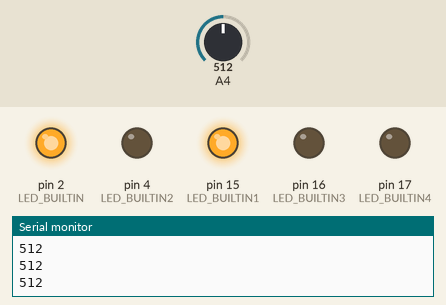
The sketch below on a simulated Arduino Mega 2560, built with avr-gcc and run on an emulated ATmega2560. Shown: output pins drawn as LEDs (lit = HIGH), the last lines printed to the serial monitor. Inputs (shaded band) come from the test bench; at power-on: A4 = 512.

Above: at 1.2 s.
1.3 s: A4 set to 490
At 2.5 s:
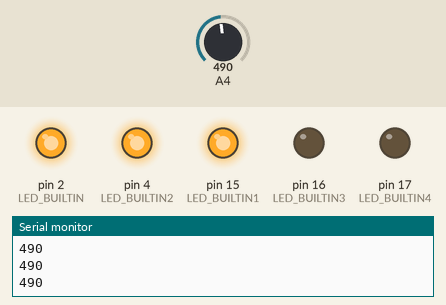
2.8 s: A4 set to 290
At 3.8 s:
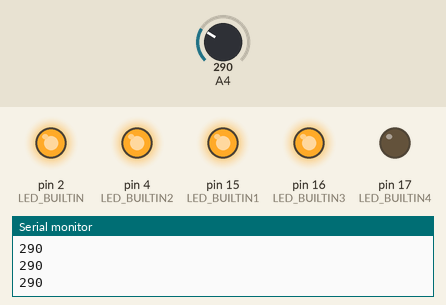
4.3 s: A4 set to 0
At 4.8 s:
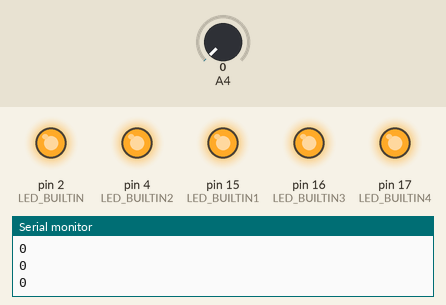
5.8 s: A4 set to 691
7.3 s: A4 set to 707
At 8.5 s:
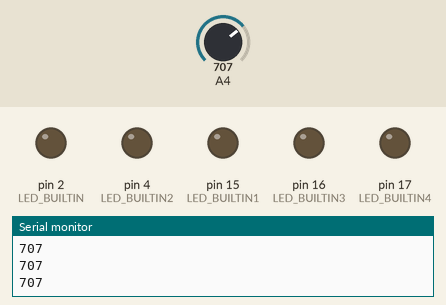
8.8 s: A4 set to 690
At 9.6 s:
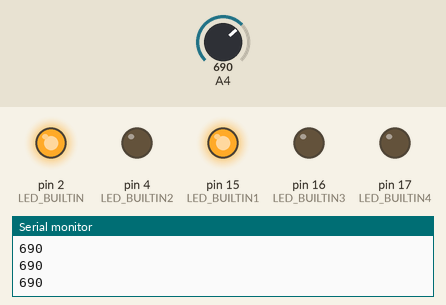
Timing chart, 0 to 11.3 s (numbered marks = the images above; inputs shaded):
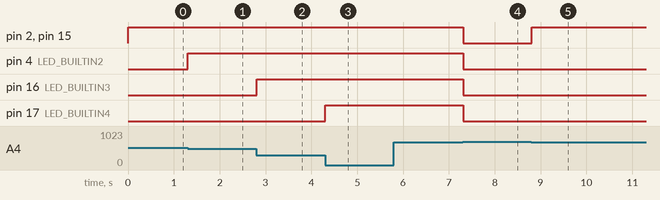

The sketch:

LDR.ino
```cpp
int LED_BUILTIN1 =15;
int LED_BUILTIN2 =4;
int LED_BUILTIN3 =16;
int LED_BUILTIN4 =17;
int LED_BUILTIN =2;
int ldr = 36;
int value = 0;


void setup()
{
  pinMode(ldr, INPUT);
  pinMode(LED_BUILTIN1, OUTPUT);
  pinMode(LED_BUILTIN2, OUTPUT);
  pinMode(LED_BUILTIN3, OUTPUT);
  pinMode(LED_BUILTIN4, OUTPUT);
  pinMode(LED_BUILTIN, OUTPUT);
  Serial.begin(9600);

}

void loop()
{
  value = analogRead(ldr);
  Serial.println(value);
   if(value <700 && value >500)
  {
  digitalWrite(LED_BUILTIN1, HIGH);
  digitalWrite(LED_BUILTIN, HIGH);
  delay(100);
  }
  else if (value <500 && value >300)
  {
   digitalWrite(LED_BUILTIN1, HIGH);
   digitalWrite(LED_BUILTIN2, HIGH);
   digitalWrite(LED_BUILTIN, HIGH);
   delay(100);
    }
  else if (value <300 && value>0)
  {
     digitalWrite(LED_BUILTIN1, HIGH);
   digitalWrite(LED_BUILTIN2, HIGH);
   digitalWrite(LED_BUILTIN3, HIGH);
   digitalWrite(LED_BUILTIN, HIGH);
    }

   else if (value == 0 )
   {
    digitalWrite(LED_BUILTIN1, HIGH);
   digitalWrite(LED_BUILTIN2, HIGH);
   digitalWrite(LED_BUILTIN3, HIGH);
   digitalWrite(LED_BUILTIN4, HIGH);
   digitalWrite(LED_BUILTIN, HIGH);
    }

   else
   {
    digitalWrite(LED_BUILTIN1, LOW);
   digitalWrite(LED_BUILTIN2, LOW);
   digitalWrite(LED_BUILTIN3, LOW);
   digitalWrite(LED_BUILTIN4, LOW);
   digitalWrite(LED_BUILTIN, LOW);
    }


}
```

Measured:
- the behaviour switches between 699 and 700 on A4 (found by bisection; images 3 and 4)
- after the input at 1.3 s, pin 4 (LED_BUILTIN2): LOW → HIGH at once
- after the input at 2.8 s, pin 16 (LED_BUILTIN3): LOW → HIGH at once
- after the input at 4.3 s, pin 17 (LED_BUILTIN4): LOW → HIGH at once
- after the input at 7.3 s, pin 2 (LED_BUILTIN), pin 4 (LED_BUILTIN2), pin 15 (LED_BUILTIN1), pin 16 (LED_BUILTIN3), pin 17 (LED_BUILTIN4): HIGH → LOW at once
- after the input at 8.8 s, pin 2 (LED_BUILTIN), pin 15 (LED_BUILTIN1): LOW → HIGH at once
